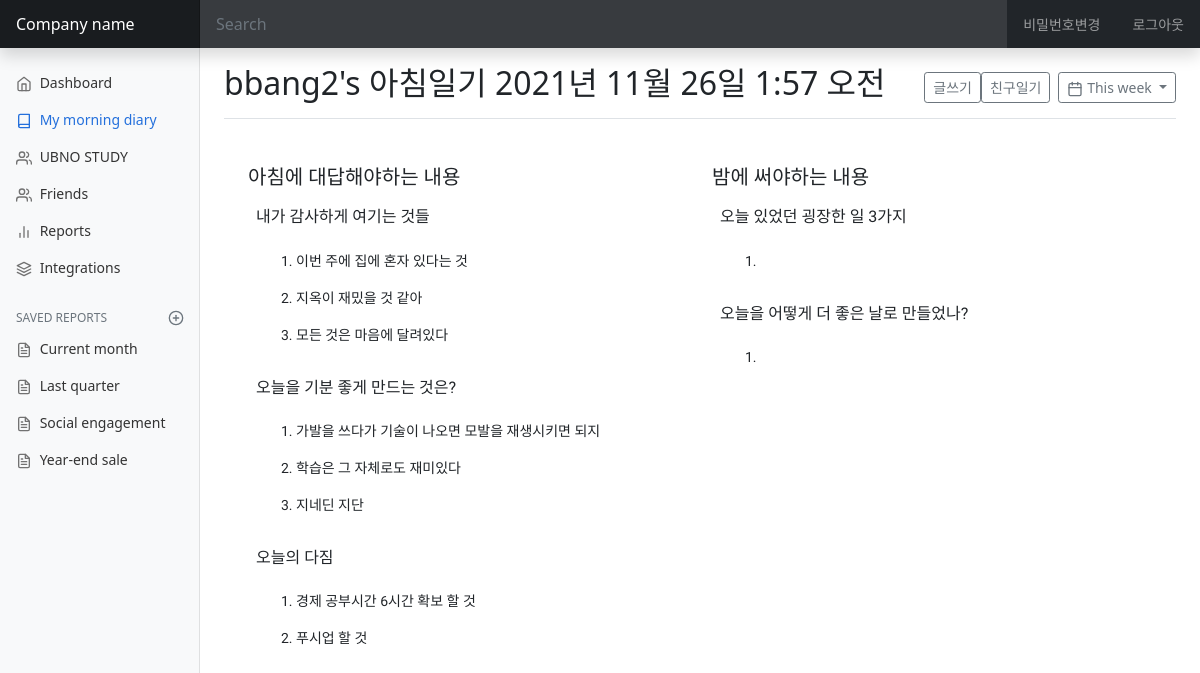
Page /today_diary/see_diary/15/ on the earlier database version.
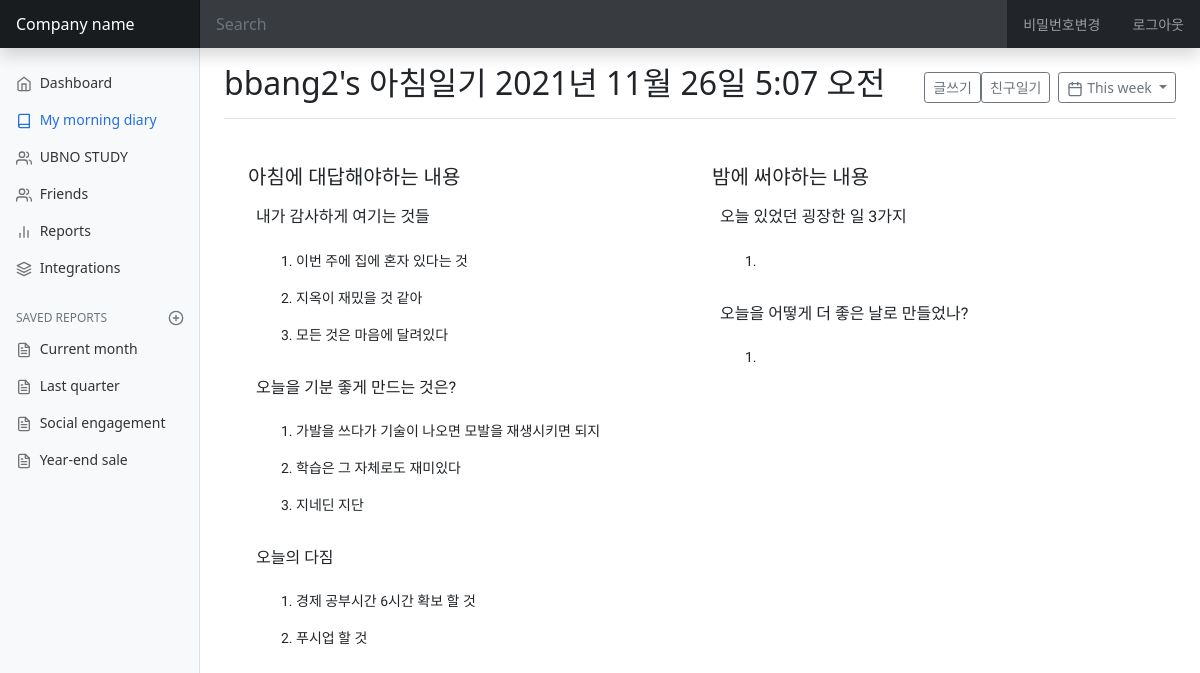
Same page on the later database version.
### diary/models.py (models this page shows, shortened)
class Diary(models.Model):
    thanks = models.TextField(blank=True, null=True)
    feelgood = models.TextField(blank=True, null=True)
    promise = models.TextField(blank=True, null=True)
    donegood = models.TextField(blank=True, null=True)
    makegood = models.TextField(blank=True, null=True)
    dt_created = models.DateTimeField(auto_now_add=True)
    dt_modified = models.DateTimeField(auto_now=True)
    author = models.ForeignKey(User, on_delete=models.SET_NULL, null=True)

### diary/views.py (the view, shortened to what this page needs)
# urls.py: path('today_diary/see_diary/<int:diary_id>/', views.SeeDiary.as_view(), name='see-diary'),
class SeeDiary(LoginRequiredMixin, UserPassesTestMixin, View):
    raise_exception = True
    def get(self, request, diary_id):
        target_diary = Diary.objects.get(pk=diary_id)
        context = {
            "diary": target_diary,
            "user": target_diary.author,
            "user_id": target_diary.author.pk,
            "target_diary": target_diary,
            "thanks_list": target_diary.thanks.split(", "),
            "feelgood_list": target_diary.feelgood.split(", "),
            "promise_list": target_diary.promise.split(", "),
            "donegood_list": target_diary.donegood.split(", "),
            "makegood_list": target_diary.makegood.split(", ")
        }
        return render(request, 'diary/today_diary.html', context=context)

### diary/templates/diary/today_diary.html (shortened to what this page needs)
{% extends 'base.html' %}
{% block main_area %}
<main class="col-md-9 ms-sm-auto col-lg-10 px-md-4">
	<div class="d-flex justify-content-between flex-wrap flex-md-nowrap align-items-center pt-3 pb-2 mb-3 border-bottom">
		<h1 class="h2">{{ user.username }}'s 아침일기 {{diary.dt_modified}}</h1>
		<div class="btn-toolbar mb-2 mb-md-0">
			<div class="btn-group me-2">
				<a href="{% url 'diary-write' %}"><button type="button" class="btn btn-sm btn-outline-secondary">글쓰기</button></a>
				<a href="{% url 'friends-diary' request.user.pk %}"><button type="button" class="btn btn-sm btn-outline-secondary">친구일기</button></a>
			</div>
			<button type="button" class="btn btn-sm btn-outline-secondary dropdown-toggle">
				<span data-feather="calendar"></span>
				This week
			</button>
		</div>
	</div>
  <div class="row">
		<div class="container body-content">
			<div class="container">
				<div class="row justify-content-start" style="padding-top:10px;">
					<div class="col-12 col-md-6" style="padding-top:10px;">
						<div class="row justify-content-center diary-content" style="padding-top:10px;">
							<h5>아침에 대답해야하는 내용</h5>
						</div>
						<div class="row justify-content-center diary-content" style="padding-top:10px;">
							<h6 class="ms-3">내가 감사하게 여기는 것들</h6>
							<ol>
								{% for thanks in thanks_list %}
								<p><li class="ms-5">{{ i }} {{ thanks }}</li></p>
								{% endfor %}
							</ol>
							<h6 class="ms-3">오늘을 기분 좋게 만드는 것은?</h6>
							<ol>
								{% for feelgood in feelgood_list %}
								<p><li class="ms-5">{{ i }} {{ feelgood }}</li></p>
								{% endfor %}
							</ol>
							<h6 class="ms-3">오늘의 다짐</h6>
							<ol>
								{% for promise in promise_list %}
								<p><li class="ms-5">{{ i }} {{ promise }}</li></p>
								{% endfor %}
							</ol>
						</div>
					</div>
					<div class="col-12 col-md-6" style="padding-top:10px;">
						<div class="row justify-content-center diary-content" style="padding-top:10px;">
							<h5>밤에 써야하는 내용</h5>
						</div>
						<div class="row justify-content-center diary-content" style="padding-top:10px;">
							<h6 class="ms-3">오늘 있었던 굉장한 일 3가지</h6>
							<ol>
								{% for donegood in donegood_list %}
								<p><li class="ms-5">{{ i }} {{ donegood }}</li></p>
								{% endfor %}
							</ol>
							<h6 class="ms-3">오늘을 어떻게 더 좋은 날로 만들었나?</h6>
							<ol>
								{% for makegood in makegood_list %}
								<p><li class="ms-5">{{ i }} {{ makegood }}</li></p>
								{% endfor %}
							</ol>
						</div>
					</div>
				</div>
			</div>
		</div>
	</div>
	</div>
{% endblock main_area %}

Differences in the rows shown:
changed Diary: dt_modified "2021년 11월 26일 1:57 오전" → "2021년 11월 26일 5:07 오전"
